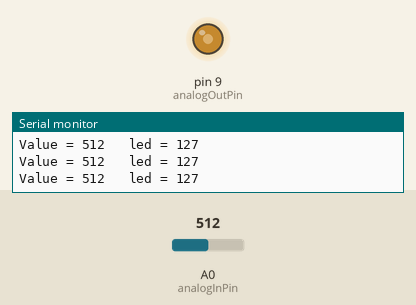
The sketch below on a simulated Arduino Uno, built with avr-gcc and run on an emulated ATmega328P. On the bench: output pins drawn as LEDs (lit = HIGH), the last lines printed to the serial monitor. Inputs (shaded band) come from the test bench; at power-on: A0 (analogInPin) = 512.

Above: at 1.3 s.
1.4 s: A0 (analogInPin) set to 716
At 2.7 s:
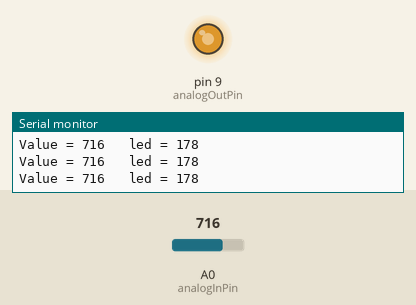
3.0 s: A0 (analogInPin) set to 900
At 4.0 s:
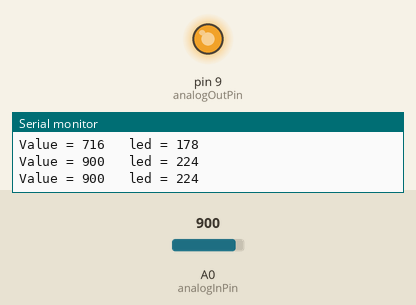
4.5 s: A0 (analogInPin) set to 122
At 5.2 s:
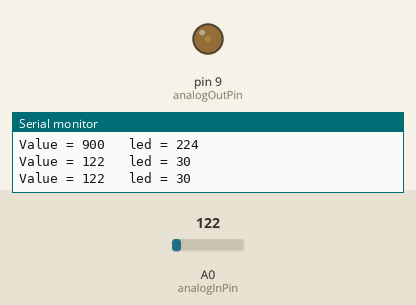
6.0 s: A0 (analogInPin) set to 0
At 6.4 s:
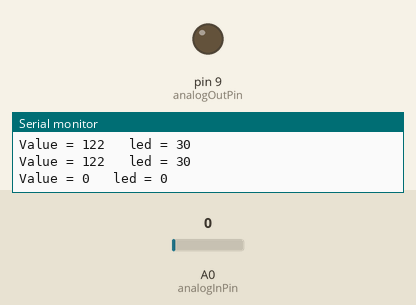
7.5 s: A0 (analogInPin) set to 511
At 8.8 s:
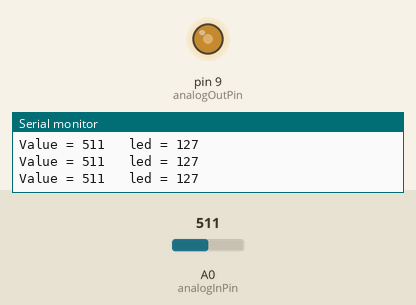
Timing chart, 0 to 10.0 s (numbered marks = the images above; inputs shaded):
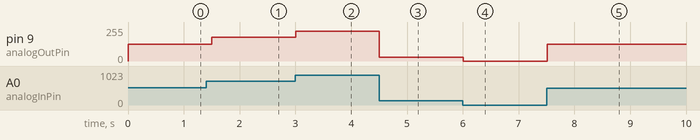

Measured:
- after the input at 1.4 s, pin 9 (analogOutPin): 127/255 → 178/255 after 0.10 s
- after the input at 3.0 s, pin 9 (analogOutPin): 178/255 → 224/255 at once
- after the input at 4.5 s, pin 9 (analogOutPin): 224/255 → 30/255 at once
- after the input at 6.0 s, pin 9 (analogOutPin): 30/255 → 0/255 at once
- after the input at 7.5 s, pin 9 (analogOutPin): 0/255 → 127/255 at once

The sketch:

Analog_in_and_out_serial.ino
```cpp
const int analogInPin = A0;

const int analogOutPin = 9;

int Value = 0;
int outputValue = 0;

void setup() {

  Serial.begin(9600);
}

void loop() {

  // read the analog in value:

  Value = analogRead(analogInPin);

  // map it to the range of the analog out:

  outputValue = map(Value, 0, 1023, 0, 255);

  // change the analog out value:

  analogWrite(analogOutPin, outputValue);

  // print the results to the Serial Monitor:

  Serial.print("Value = ");

  Serial.print(Value);

  Serial.print("\t led = ");

  Serial.println(outputValue);

  delay(500);
}
```
